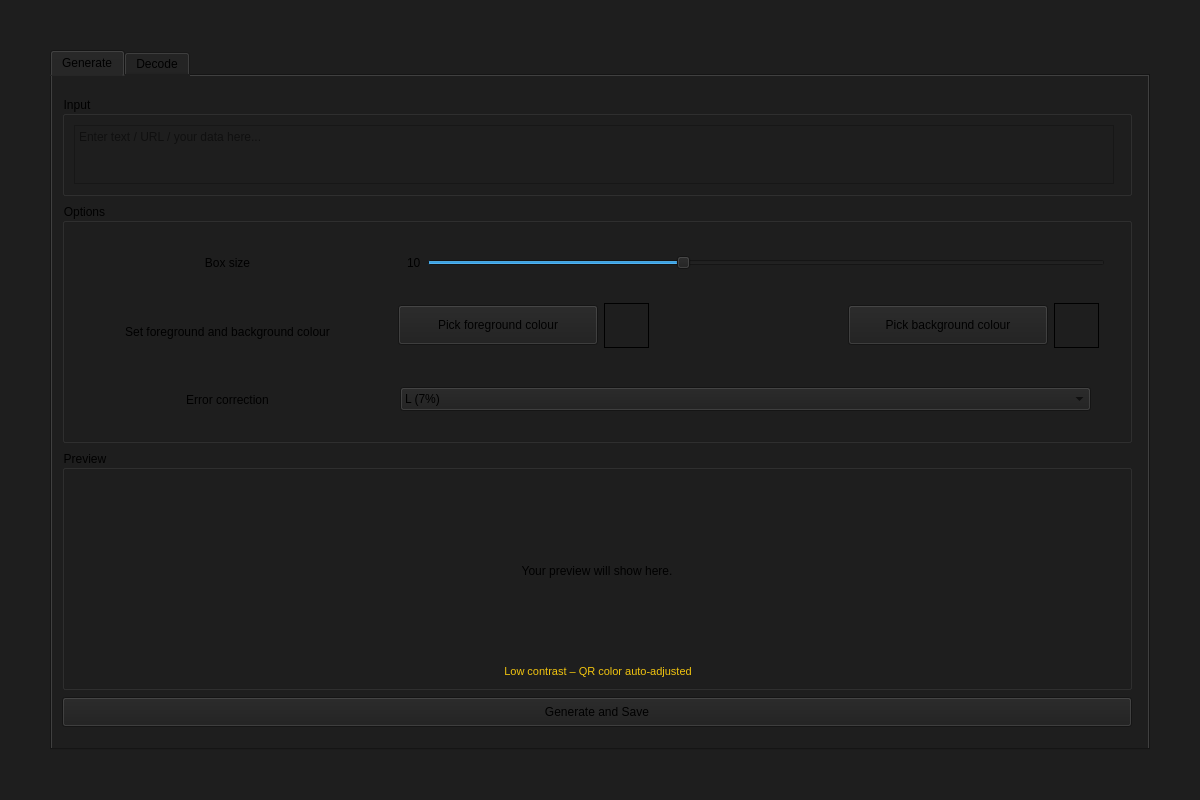
<?xml version="1.0" encoding="UTF-8"?>
<ui version="4.0">
 <class>MainWindow</class>
 <widget class="QMainWindow" name="MainWindow">
  <property name="geometry">
   <rect>
    <x>0</x>
    <y>0</y>
    <width>1200</width>
    <height>800</height>
   </rect>
  </property>
  <property name="maximumSize">
   <size>
    <width>1200</width>
    <height>800</height>
   </size>
  </property>
  <property name="mouseTracking">
   <bool>false</bool>
  </property>
  <property name="windowTitle">
   <string>QR Code Generator &amp; Decoder</string>
  </property>
  <property name="styleSheet">
   <string notr="true">font: 9pt &quot;Segoe UI&quot;;
background-color: rgb(30, 30, 30)</string>
  </property>
  <property name="documentMode">
   <bool>false</bool>
  </property>
  <widget class="QWidget" name="centralwidget">
   <property name="minimumSize">
    <size>
     <width>1200</width>
     <height>800</height>
    </size>
   </property>
   <property name="maximumSize">
    <size>
     <width>1200</width>
     <height>800</height>
    </size>
   </property>
   <layout class="QGridLayout" name="gridLayout_4">
    <item row="0" column="0">
     <widget class="QTabWidget" name="tabWidget">
      <property name="minimumSize">
       <size>
        <width>1100</width>
        <height>700</height>
       </size>
      </property>
      <property name="maximumSize">
       <size>
        <width>1100</width>
        <height>700</height>
       </size>
      </property>
      <property name="currentIndex">
       <number>0</number>
      </property>
      <widget class="QWidget" name="generate">
       <property name="minimumSize">
        <size>
         <width>1100</width>
         <height>700</height>
        </size>
       </property>
       <property name="maximumSize">
        <size>
         <width>1100</width>
         <height>700</height>
        </size>
       </property>
       <attribute name="icon">
        <iconset theme="list-add"/>
       </attribute>
       <attribute name="title">
        <string>Generate</string>
       </attribute>
       <widget class="QWidget" name="gridLayoutWidget">
        <property name="geometry">
         <rect>
          <x>0</x>
          <y>10</y>
          <width>1092</width>
          <height>651</height>
         </rect>
        </property>
        <layout class="QGridLayout" name="gridLayout">
         <property name="sizeConstraint">
          <enum>QLayout::SizeConstraint::SetMaximumSize</enum>
         </property>
         <item row="0" column="0">
          <layout class="QVBoxLayout" name="verticalLayout_5">
           <property name="spacing">
            <number>7</number>
           </property>
           <property name="sizeConstraint">
            <enum>QLayout::SizeConstraint::SetMaximumSize</enum>
           </property>
           <property name="leftMargin">
            <number>10</number>
           </property>
           <property name="topMargin">
            <number>10</number>
           </property>
           <property name="rightMargin">
            <number>10</number>
           </property>
           <property name="bottomMargin">
            <number>10</number>
           </property>
           <item>
            <widget class="QGroupBox" name="groupInput">
             <property name="minimumSize">
              <size>
               <width>1070</width>
               <height>20</height>
              </size>
             </property>
             <property name="maximumSize">
              <size>
               <width>1070</width>
               <height>100</height>
              </size>
             </property>
             <property name="acceptDrops">
              <bool>true</bool>
             </property>
             <property name="title">
              <string>Input</string>
             </property>
             <layout class="QFormLayout" name="formLayout_5">
              <item row="0" column="0">
               <layout class="QFormLayout" name="formLayout">
                <item row="0" column="0" colspan="2">
                 <widget class="QPlainTextEdit" name="insertData">
                  <property name="sizePolicy">
                   <sizepolicy hsizetype="Fixed" vsizetype="Fixed">
                    <horstretch>0</horstretch>
                    <verstretch>0</verstretch>
                   </sizepolicy>
                  </property>
                  <property name="minimumSize">
                   <size>
                    <width>1040</width>
                    <height>50</height>
                   </size>
                  </property>
                  <property name="maximumSize">
                   <size>
                    <width>1040</width>
                    <height>100</height>
                   </size>
                  </property>
                  <property name="placeholderText">
                   <string>Enter text / URL / your data here...</string>
                  </property>
                 </widget>
                </item>
               </layout>
              </item>
             </layout>
            </widget>
           </item>
           <item>
            <widget class="QGroupBox" name="groupOptions">
             <property name="maximumSize">
              <size>
               <width>1070</width>
               <height>16777215</height>
              </size>
             </property>
             <property name="title">
              <string>Options</string>
             </property>
             <property name="alignment">
              <set>Qt::AlignmentFlag::AlignLeading|Qt::AlignmentFlag::AlignLeft|Qt::AlignmentFlag::AlignVCenter</set>
             </property>
             <layout class="QVBoxLayout" name="verticalLayout_8">
              <item>
               <layout class="QGridLayout" name="gridLayout_2" columnstretch="3,7">
                <property name="rightMargin">
                 <number>6</number>
                </property>
                <property name="horizontalSpacing">
                 <number>17</number>
                </property>
                <item row="2" column="1">
                 <widget class="QWidget" name="errorCorrectionWidget" native="true">
                  <widget class="QLabel" name="erroCortext">
                   <property name="geometry">
                    <rect>
                     <x>-9</x>
                     <y>1</y>
                     <width>30</width>
                     <height>26</height>
                    </rect>
                   </property>
                   <property name="midLineWidth">
                    <number>2</number>
                   </property>
                   <property name="text">
                    <string/>
                   </property>
                   <property name="alignment">
                    <set>Qt::AlignmentFlag::AlignLeading|Qt::AlignmentFlag::AlignLeft|Qt::AlignmentFlag::AlignVCenter</set>
                   </property>
                   <property name="margin">
                    <number>5</number>
                   </property>
                   <property name="indent">
                    <number>20</number>
                   </property>
                  </widget>
                  <widget class="QComboBox" name="errorCorrectionComboBox">
                   <property name="geometry">
                    <rect>
                     <x>2</x>
                     <y>18</y>
                     <width>691</width>
                     <height>24</height>
                    </rect>
                   </property>
                   <item>
                    <property name="text">
                     <string>L (7%)</string>
                    </property>
                   </item>
                   <item>
                    <property name="text">
                     <string>M (15%)</string>
                    </property>
                   </item>
                   <item>
                    <property name="text">
                     <string>Q (25%)</string>
                    </property>
                   </item>
                   <item>
                    <property name="text">
                     <string>H (30%)</string>
                    </property>
                   </item>
                  </widget>
                 </widget>
                </item>
                <item row="1" column="1">
                 <widget class="QWidget" name="colorWidget" native="true">
                  <widget class="QWidget" name="horizontalLayoutWidget_2">
                   <property name="geometry">
                    <rect>
                     <x>0</x>
                     <y>0</y>
                     <width>701</width>
                     <height>51</height>
                    </rect>
                   </property>
                   <layout class="QHBoxLayout" name="horizontalLayout_6" stretch="0,2,1,3,2">
                    <item>
                     <widget class="QToolButton" name="btnPickFg">
                      <property name="minimumSize">
                       <size>
                        <width>200</width>
                        <height>40</height>
                       </size>
                      </property>
                      <property name="text">
                       <string>Pick foreground colour</string>
                      </property>
                     </widget>
                    </item>
                    <item>
                     <widget class="QLabel" name="swatchFg">
                      <property name="minimumSize">
                       <size>
                        <width>28</width>
                        <height>20</height>
                       </size>
                      </property>
                      <property name="maximumSize">
                       <size>
                        <width>45</width>
                        <height>45</height>
                       </size>
                      </property>
                      <property name="frameShape">
                       <enum>QFrame::Shape::Box</enum>
                      </property>
                      <property name="text">
                       <string/>
                      </property>
                      <property name="alignment">
                       <set>Qt::AlignmentFlag::AlignCenter</set>
                      </property>
                     </widget>
                    </item>
                    <item>
                     <spacer name="horizontalSpacer">
                      <property name="orientation">
                       <enum>Qt::Orientation::Horizontal</enum>
                      </property>
                      <property name="sizeHint" stdset="0">
                       <size>
                        <width>15</width>
                        <height>20</height>
                       </size>
                      </property>
                     </spacer>
                    </item>
                    <item>
                     <widget class="QToolButton" name="btnPickBg">
                      <property name="minimumSize">
                       <size>
                        <width>200</width>
                        <height>40</height>
                       </size>
                      </property>
                      <property name="maximumSize">
                       <size>
                        <width>200</width>
                        <height>40</height>
                       </size>
                      </property>
                      <property name="text">
                       <string>Pick background colour</string>
                      </property>
                      <property name="iconSize">
                       <size>
                        <width>40</width>
                        <height>40</height>
                       </size>
                      </property>
                     </widget>
                    </item>
                    <item>
                     <widget class="QLabel" name="swatchBg">
                      <property name="minimumSize">
                       <size>
                        <width>28</width>
                        <height>20</height>
                       </size>
                      </property>
                      <property name="maximumSize">
                       <size>
                        <width>45</width>
                        <height>45</height>
                       </size>
                      </property>
                      <property name="frameShape">
                       <enum>QFrame::Shape::Box</enum>
                      </property>
                      <property name="text">
                       <string/>
                      </property>
                      <property name="alignment">
                       <set>Qt::AlignmentFlag::AlignCenter</set>
                      </property>
                     </widget>
                    </item>
                   </layout>
                  </widget>
                 </widget>
                </item>
                <item row="2" column="0">
                 <widget class="QLabel" name="errorCorrectionLabel">
                  <property name="text">
                   <string>Error correction</string>
                  </property>
                  <property name="alignment">
                   <set>Qt::AlignmentFlag::AlignCenter</set>
                  </property>
                 </widget>
                </item>
                <item row="1" column="0">
                 <widget class="QLabel" name="colorLabel">
                  <property name="text">
                   <string>Set foreground and background colour</string>
                  </property>
                  <property name="alignment">
                   <set>Qt::AlignmentFlag::AlignCenter</set>
                  </property>
                 </widget>
                </item>
                <item row="0" column="1">
                 <widget class="QWidget" name="boxSizeWidget" native="true">
                  <layout class="QGridLayout" name="gridLayout_3">
                   <item row="0" column="0">
                    <widget class="QLabel" name="labelBoxSize">
                     <property name="text">
                      <string>10</string>
                     </property>
                    </widget>
                   </item>
                   <item row="0" column="1">
                    <widget class="QSlider" name="sliderBoxSize">
                     <property name="minimum">
                      <number>4</number>
                     </property>
                     <property name="maximum">
                      <number>20</number>
                     </property>
                     <property name="value">
                      <number>10</number>
                     </property>
                     <property name="orientation">
                      <enum>Qt::Orientation::Horizontal</enum>
                     </property>
                    </widget>
                   </item>
                  </layout>
                 </widget>
                </item>
                <item row="0" column="0">
                 <widget class="QLabel" name="boxSizeLabel">
                  <property name="text">
                   <string>Box size</string>
                  </property>
                  <property name="alignment">
                   <set>Qt::AlignmentFlag::AlignCenter</set>
                  </property>
                 </widget>
                </item>
               </layout>
              </item>
             </layout>
            </widget>
           </item>
           <item>
            <widget class="QGroupBox" name="groupPreview">
             <property name="maximumSize">
              <size>
               <width>1070</width>
               <height>16777215</height>
              </size>
             </property>
             <property name="title">
              <string>Preview</string>
             </property>
             <property name="alignment">
              <set>Qt::AlignmentFlag::AlignLeading|Qt::AlignmentFlag::AlignLeft|Qt::AlignmentFlag::AlignVCenter</set>
             </property>
             <widget class="QWidget" name="verticalLayoutWidget_3">
              <property name="geometry">
               <rect>
                <x>10</x>
                <y>30</y>
                <width>1052</width>
                <height>201</height>
               </rect>
              </property>
              <layout class="QVBoxLayout" name="verticalLayout_6">
               <property name="spacing">
                <number>0</number>
               </property>
               <property name="sizeConstraint">
                <enum>QLayout::SizeConstraint::SetDefaultConstraint</enum>
               </property>
               <item>
                <widget class="QLabel" name="labelQrPreview">
                 <property name="minimumSize">
                  <size>
                   <width>1050</width>
                   <height>100</height>
                  </size>
                 </property>
                 <property name="maximumSize">
                  <size>
                   <width>1040</width>
                   <height>190</height>
                  </size>
                 </property>
                 <property name="text">
                  <string>Your preview will show here.</string>
                 </property>
                 <property name="alignment">
                  <set>Qt::AlignmentFlag::AlignCenter</set>
                 </property>
                </widget>
               </item>
               <item>
                <widget class="QLabel" name="labelContrastWarning">
                 <property name="maximumSize">
                  <size>
                   <width>1200</width>
                   <height>20</height>
                  </size>
                 </property>
                 <property name="styleSheet">
                  <string notr="true">color: #f1c40f;
font-size: 11px;</string>
                 </property>
                 <property name="text">
                  <string>Low contrast – QR color auto-adjusted</string>
                 </property>
                 <property name="alignment">
                  <set>Qt::AlignmentFlag::AlignCenter</set>
                 </property>
                 <property name="textInteractionFlags">
                  <set>Qt::TextInteractionFlag::NoTextInteraction</set>
                 </property>
                </widget>
               </item>
              </layout>
             </widget>
            </widget>
           </item>
           <item>
            <widget class="QPushButton" name="btnGenerateSave">
             <property name="enabled">
              <bool>true</bool>
             </property>
             <property name="sizePolicy">
              <sizepolicy hsizetype="Maximum" vsizetype="Maximum">
               <horstretch>0</horstretch>
               <verstretch>0</verstretch>
              </sizepolicy>
             </property>
             <property name="minimumSize">
              <size>
               <width>1070</width>
               <height>30</height>
              </size>
             </property>
             <property name="maximumSize">
              <size>
               <width>1070</width>
               <height>30</height>
              </size>
             </property>
             <property name="layoutDirection">
              <enum>Qt::LayoutDirection::LeftToRight</enum>
             </property>
             <property name="text">
              <string>Generate and Save</string>
             </property>
             <property name="icon">
              <iconset theme="document-save-as"/>
             </property>
            </widget>
           </item>
          </layout>
         </item>
        </layout>
       </widget>
      </widget>
      <widget class="QWidget" name="decode">
       <property name="maximumSize">
        <size>
         <width>1100</width>
         <height>700</height>
        </size>
       </property>
       <attribute name="icon">
        <iconset theme="QIcon::ThemeIcon::DocumentPageSetup"/>
       </attribute>
       <attribute name="title">
        <string>Decode</string>
       </attribute>
       <widget class="QFrame" name="frame">
        <property name="geometry">
         <rect>
          <x>-10</x>
          <y>20</y>
          <width>1200</width>
          <height>901</height>
         </rect>
        </property>
        <property name="frameShape">
         <enum>QFrame::Shape::StyledPanel</enum>
        </property>
        <property name="frameShadow">
         <enum>QFrame::Shadow::Raised</enum>
        </property>
        <widget class="QWidget" name="verticalLayoutWidget">
         <property name="geometry">
          <rect>
           <x>60</x>
           <y>40</y>
           <width>931</width>
           <height>561</height>
          </rect>
         </property>
         <layout class="QVBoxLayout" name="verticalLayout_4">
          <item>
           <layout class="QHBoxLayout" name="horizontalLayout">
            <property name="spacing">
             <number>20</number>
            </property>
            <property name="sizeConstraint">
             <enum>QLayout::SizeConstraint::SetDefaultConstraint</enum>
            </property>
            <property name="leftMargin">
             <number>15</number>
            </property>
            <property name="topMargin">
             <number>15</number>
            </property>
            <property name="rightMargin">
             <number>15</number>
            </property>
            <property name="bottomMargin">
             <number>15</number>
            </property>
            <item>
             <widget class="QLabel" name="labelPreview">
              <property name="sizePolicy">
               <sizepolicy hsizetype="Expanding" vsizetype="Expanding">
                <horstretch>0</horstretch>
                <verstretch>0</verstretch>
               </sizepolicy>
              </property>
              <property name="frameShape">
               <enum>QFrame::Shape::StyledPanel</enum>
              </property>
              <property name="frameShadow">
               <enum>QFrame::Shadow::Sunken</enum>
              </property>
              <property name="midLineWidth">
               <number>2</number>
              </property>
              <property name="text">
               <string>Preview</string>
              </property>
              <property name="alignment">
               <set>Qt::AlignmentFlag::AlignCenter</set>
              </property>
             </widget>
            </item>
            <item>
             <widget class="QLabel" name="labelDrop">
              <property name="sizePolicy">
               <sizepolicy hsizetype="Expanding" vsizetype="Expanding">
                <horstretch>0</horstretch>
                <verstretch>0</verstretch>
               </sizepolicy>
              </property>
              <property name="acceptDrops">
               <bool>true</bool>
              </property>
              <property name="styleSheet">
               <string notr="true">background-color: rgb(182, 182, 182)</string>
              </property>
              <property name="frameShape">
               <enum>QFrame::Shape::StyledPanel</enum>
              </property>
              <property name="frameShadow">
               <enum>QFrame::Shadow::Sunken</enum>
              </property>
              <property name="midLineWidth">
               <number>2</number>
              </property>
              <property name="text">
               <string>Drop file / Click to add file from disk</string>
              </property>
              <property name="textFormat">
               <enum>Qt::TextFormat::AutoText</enum>
              </property>
              <property name="alignment">
               <set>Qt::AlignmentFlag::AlignCenter</set>
              </property>
             </widget>
            </item>
           </layout>
          </item>
          <item>
           <widget class="QLabel" name="labelResults">
            <property name="text">
             <string>Results</string>
            </property>
            <property name="alignment">
             <set>Qt::AlignmentFlag::AlignCenter</set>
            </property>
           </widget>
          </item>
          <item>
           <spacer name="horizontalSpacer_2">
            <property name="orientation">
             <enum>Qt::Orientation::Horizontal</enum>
            </property>
            <property name="sizeHint" stdset="0">
             <size>
              <width>1000</width>
              <height>5</height>
             </size>
            </property>
           </spacer>
          </item>
          <item>
           <widget class="QTextEdit" name="showResultsLabel">
            <property name="focusPolicy">
             <enum>Qt::FocusPolicy::NoFocus</enum>
            </property>
            <property name="frameShape">
             <enum>QFrame::Shape::Box</enum>
            </property>
            <property name="frameShadow">
             <enum>QFrame::Shadow::Plain</enum>
            </property>
            <property name="textInteractionFlags">
             <set>Qt::TextInteractionFlag::TextSelectableByKeyboard|Qt::TextInteractionFlag::TextSelectableByMouse</set>
            </property>
            <property name="placeholderText">
             <string>Your results will show here.</string>
            </property>
           </widget>
          </item>
          <item>
           <spacer name="horizontalSpacer_3">
            <property name="orientation">
             <enum>Qt::Orientation::Horizontal</enum>
            </property>
            <property name="sizeHint" stdset="0">
             <size>
              <width>40</width>
              <height>10</height>
             </size>
            </property>
           </spacer>
          </item>
          <item>
           <widget class="QPushButton" name="BtnCopyResults">
            <property name="text">
             <string>Copy results</string>
            </property>
            <property name="icon">
             <iconset theme="QIcon::ThemeIcon::EditCopy"/>
            </property>
           </widget>
          </item>
          <item>
           <spacer name="horizontalSpacer_4">
            <property name="orientation">
             <enum>Qt::Orientation::Horizontal</enum>
            </property>
            <property name="sizeHint" stdset="0">
             <size>
              <width>40</width>
              <height>10</height>
             </size>
            </property>
           </spacer>
          </item>
         </layout>
        </widget>
       </widget>
      </widget>
     </widget>
    </item>
   </layout>
  </widget>
  <action name="actionGenerate">
   <property name="text">
    <string>Generate</string>
   </property>
  </action>
 </widget>
 <resources/>
 <connections>
  <connection>
   <sender>sliderBoxSize</sender>
   <signal>valueChanged(int)</signal>
   <receiver>labelBoxSize</receiver>
   <slot>setNum(int)</slot>
   <hints>
    <hint type="sourcelabel">
     <x>738</x>
     <y>210</y>
    </hint>
    <hint type="destinationlabel">
     <x>583</x>
     <y>207</y>
    </hint>
   </hints>
  </connection>
 </connections>
</ui>
